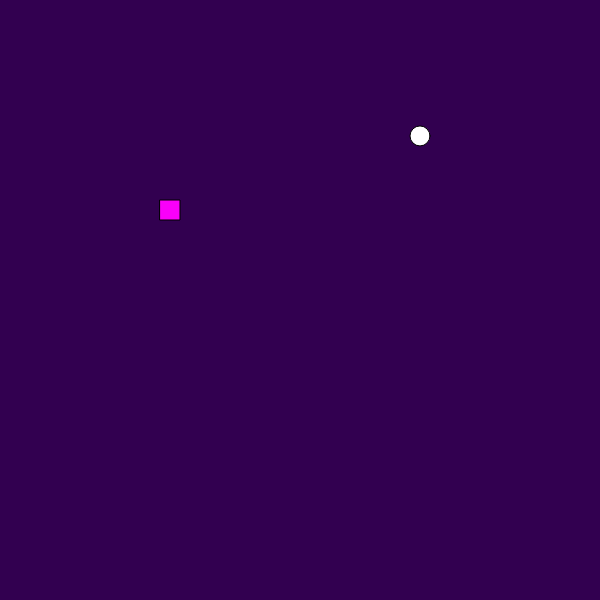
Frame 1 (no input)
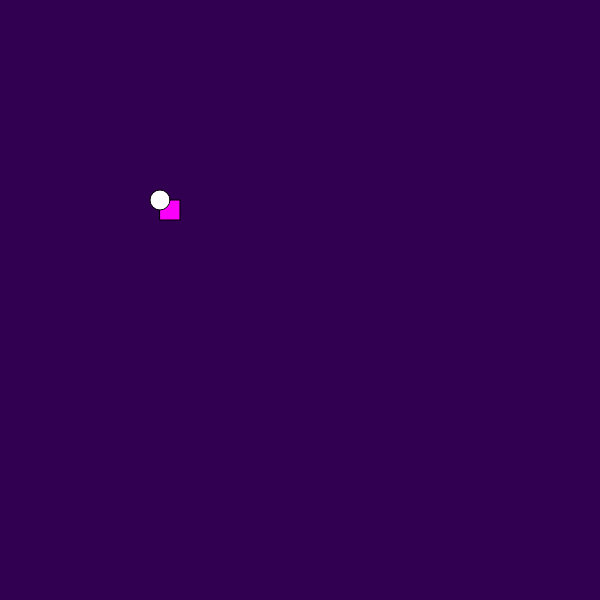
Frame 60 (no input)
Frame 120 (the mouse pressed at the canvas centre since frame 60): identical to frame 60, image omitted

The p5.js sketch that drew these frames (run headless with seeded random() and noise() and a simulated clock; from frame 60 on, the mouse is pressed at the canvas centre):

// p5.js sketch
// ── sketch.js
const GRID_SIZE = 20;
let headX = 160
let headY = 200
let foodX
let foodY

function setup(){
    createCanvas(600, 600)
foodX = random(20, 580)
foodY= random(20, 580)
}

function draw(){
    background(50, 0, 80)

//SNAKE    
    fill(250, 0, 250)
    square(headX, headY, 20) 

//FOOD
fill(255)
    circle(foodX, foodY, GRID_SIZE)
     
if (foodX = headX){
foodX = foodX
}
  
if (foodY = headY){
foodY = foodY
}
}
